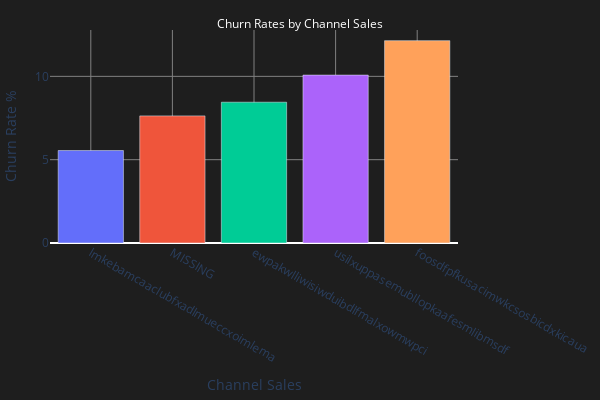

Notebook code cell kept with this figure:
### Code cell
chanel=(df.groupby('channel_sales')['churn'].mean())*100
chanel=chanel.reset_index().sort_values(by='churn')
channe_rate = px.bar(chanel, x='channel_sales', y='churn', 
            title='Churn Rates by Channel Sales',
            labels={'channel_sales': 'Channel Sales', 'churn': 'Churn Rate %'},
            color='channel_sales'
            )
channe_rate.update_layout(
    width=600,
    height=400,
    title={
        'text':'Churn Rates by Channel Sales',
        'font':{
            'color':'white',
            'size':12},
        'xanchor':'center',
        'yanchor':'top',
        'x':0.5,
        'y':0.95},
        
)
channe_rate.update_layout(
    paper_bgcolor='rgb(30,30,30)',
    plot_bgcolor='rgb(30,30,30)',   
    xaxis=dict(gridcolor='grey'),  
    yaxis=dict(gridcolor='grey'),
    showlegend=False ,
    margin=dict(l=10, r=10, t=30, b=10),  
    autosize=False,
    
    )
channe_rate.show()

### Figure 1 — Plotly figure (JSON) as saved in the notebook; plotly's stock layout.template omitted (floating-point values rounded to 4 significant figures)
{"data": [{"alignmentgroup": "True", "hovertemplate": "Channel Sales=%{x}<br>Churn Rate %=%{y}<extra></extra>", "legendgroup": "lmkebamcaaclubfxadlmueccxoimlema", "marker": {"color": "#636efa", "pattern": {"shape": ""}}, "name": "lmkebamcaaclubfxadlmueccxoimlema", "offsetgroup": "lmkebamcaaclubfxadlmueccxoimlema", "orientation": "v", "showlegend": true, "textposition": "auto", "type": "bar", "x": ["lmkebamcaaclubfxadlmueccxoimlema"], "xaxis": "x", "y": [5.549], "yaxis": "y"}, {"alignmentgroup": "True", "hovertemplate": "Channel Sales=%{x}<br>Churn Rate %=%{y}<extra></extra>", "legendgroup": "MISSING", "marker": {"color": "#EF553B", "pattern": {"shape": ""}}, "name": "MISSING", "offsetgroup": "MISSING", "orientation": "v", "showlegend": true, "textposition": "auto", "type": "bar", "x": ["MISSING"], "xaxis": "x", "y": [7.628], "yaxis": "y"}, {"alignmentgroup": "True", "hovertemplate": "Channel Sales=%{x}<br>Churn Rate %=%{y}<extra></extra>", "legendgroup": "ewpakwlliwisiwduibdlfmalxowmwpci", "marker": {"color": "#00cc96", "pattern": {"shape": ""}}, "name": "ewpakwlliwisiwduibdlfmalxowmwpci", "offsetgroup": "ewpakwlliwisiwduibdlfmalxowmwpci", "orientation": "v", "showlegend": true, "textposition": "auto", "type": "bar", "x": ["ewpakwlliwisiwduibdlfmalxowmwpci"], "xaxis": "x", "y": [8.449], "yaxis": "y"}, {"alignmentgroup": "True", "hovertemplate": "Channel Sales=%{x}<br>Churn Rate %=%{y}<extra></extra>", "legendgroup": "usilxuppasemubllopkaafesmlibmsdf", "marker": {"color": "#ab63fa", "pattern": {"shape": ""}}, "name": "usilxuppasemubllopkaafesmlibmsdf", "offsetgroup": "usilxuppasemubllopkaafesmlibmsdf", "orientation": "v", "showlegend": true, "textposition": "auto", "type": "bar", "x": ["usilxuppasemubllopkaafesmlibmsdf"], "xaxis": "x", "y": [10.08], "yaxis": "y"}, {"alignmentgroup": "True", "hovertemplate": "Channel Sales=%{x}<br>Churn Rate %=%{y}<extra></extra>", "legendgroup": "foosdfpfkusacimwkcsosbicdxkicaua", "marker": {"color": "#FFA15A", "pattern": {"shape": ""}}, "name": "foosdfpfkusacimwkcsosbicdxkicaua", "offsetgroup": "foosdfpfkusacimwkcsosbicdxkicaua", "orientation": "v", "showlegend": true, "textposition": "auto", "type": "bar", "x": ["foosdfpfkusacimwkcsosbicdxkicaua"], "xaxis": "x", "y": [12.14], "yaxis": "y"}], "layout": {"autosize": false, "barmode": "relative", "height": 400, "legend": {"title": {"text": "Channel Sales"}, "tracegroupgap": 0}, "margin": {"b": 10, "l": 10, "r": 10, "t": 30}, "paper_bgcolor": "rgb(30,30,30)", "plot_bgcolor": "rgb(30,30,30)", "showlegend": false, "title": {"font": {"color": "white", "size": 12}, "text": "Churn Rates by Channel Sales", "x": 0.5, "xanchor": "center", "y": 0.95, "yanchor": "top"}, "width": 600, "xaxis": {"anchor": "y", "categoryarray": ["lmkebamcaaclubfxadlmueccxoimlema", "MISSING", "ewpakwlliwisiwduibdlfmalxowmwpci", "usilxuppasemubllopkaafesmlibmsdf", "foosdfpfkusacimwkcsosbicdxkicaua"], "categoryorder": "array", "domain": [0, 1], "gridcolor": "grey", "title": {"text": "Channel Sales"}}, "yaxis": {"anchor": "x", "domain": [0, 1], "gridcolor": "grey", "title": {"text": "Churn Rate %"}}}}
